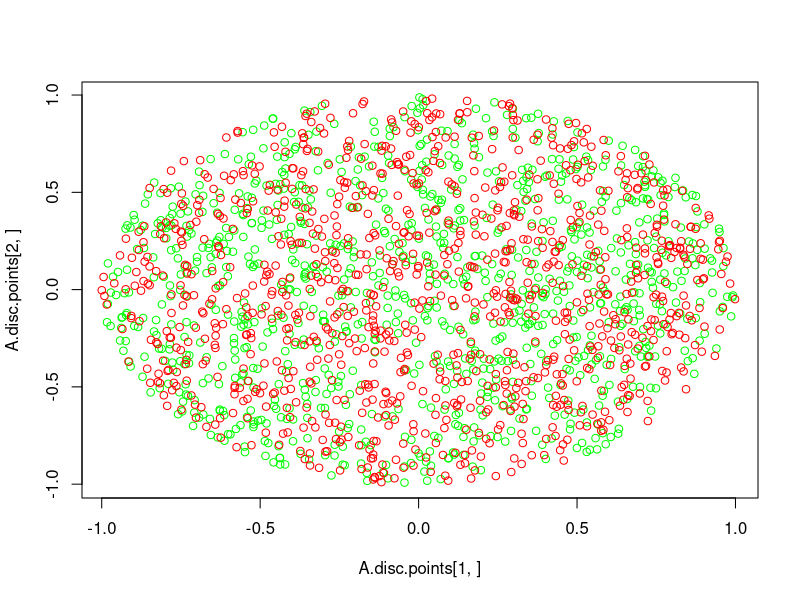
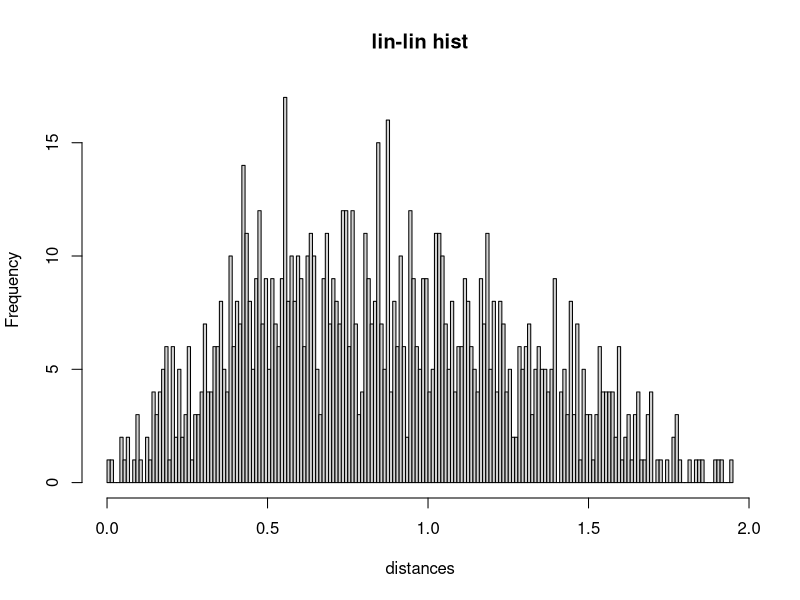
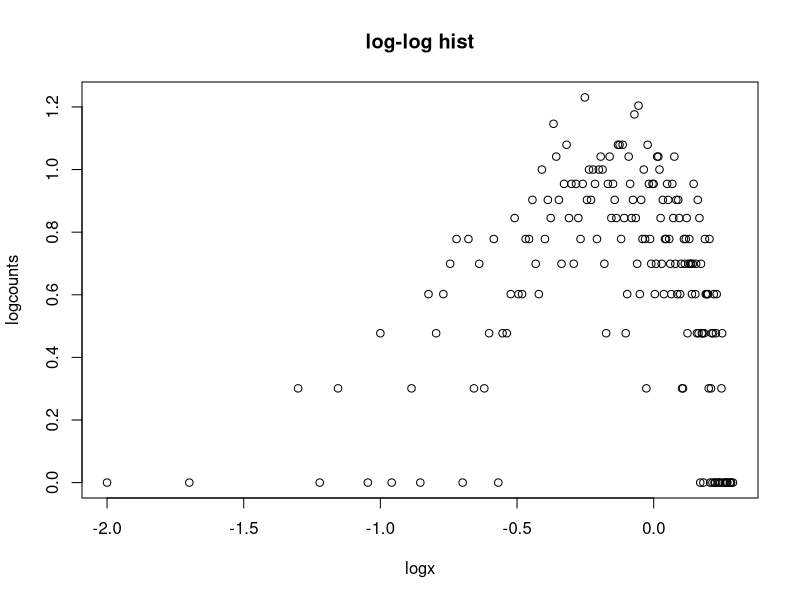
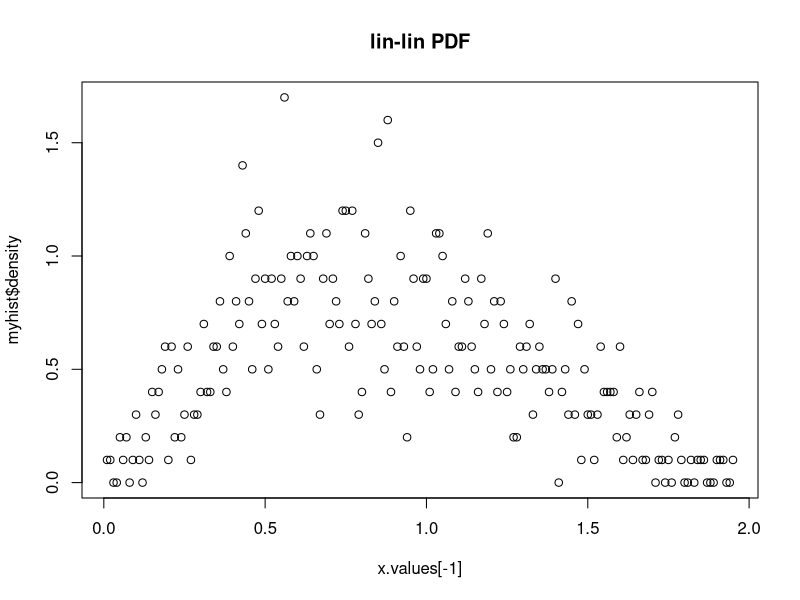
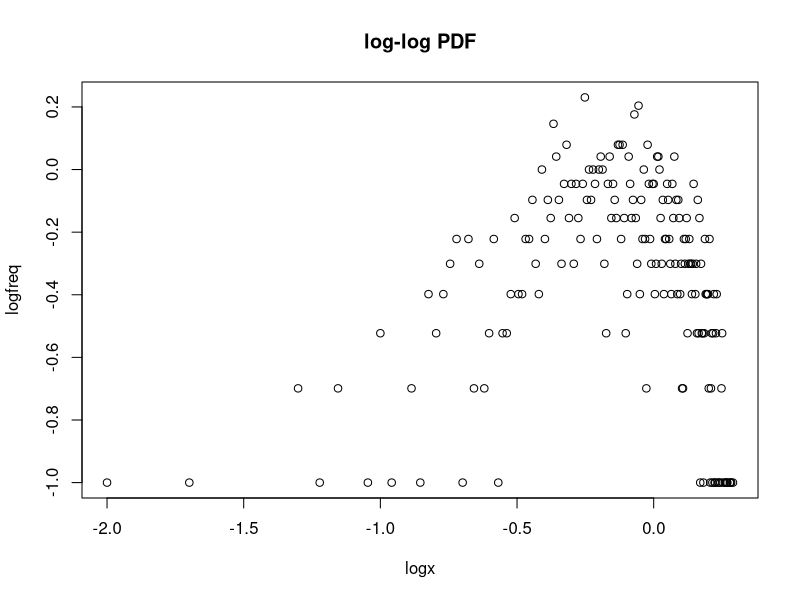
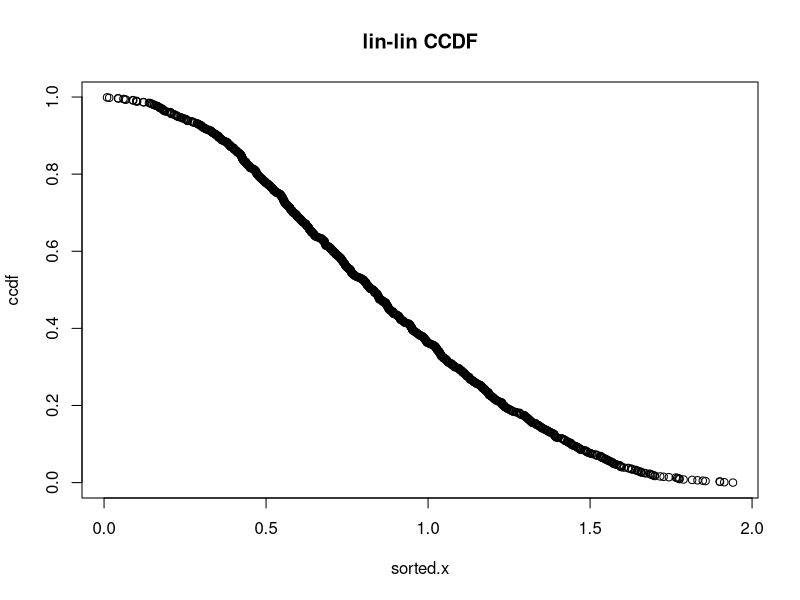
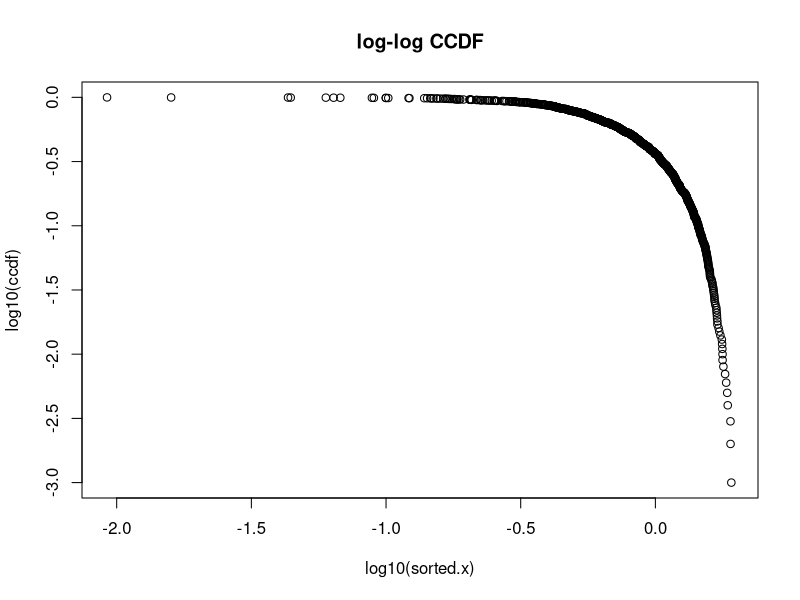

R code for these plots, in order:


# random points in circle, drawn from 2D uniform distribution

# A: generate N points in 1 x 1 box
# keep M points within circle radius 1

# B: generate N points in 1 x 1 box
# keep M points within circle radius 1

# create trips between A and B
# calculate distances

# make histogram
# plot lin-lin
# plot log-log

# make cdf
# plot lin-lin
# plot log-log


rm(list = ls())


pointsInDiscUniform <- function(N) {

  x <- c()
  y <- c()
  
  while(length(y) < N) {

    x.rand <- runif(1, -1, 1)
    y.rand <- runif(1, -1, 1)
    
    if (sqrt(x.rand^2 + y.rand^2) <= 1) {
      x <- append(x, x.rand)
      y <- append(y, y.rand)
    }
  }

  return(rbind(x,y))
}

pointsInDiscGaussian <- function(N) {

  x <- c()
  y <- c()
  
  while(length(y) < N) {

    x.rand <- rnorm(1, 0, 1)
    y.rand <- rnorm(1, 0, 1)
    
#   if (sqrt(x.rand^2 + y.rand^2) <= 1) {
    x <- append(x, x.rand)
    y <- append(y, y.rand)
#    }
  }

  return(rbind(x,y))
}


distPoints <- function(A, B) {

  distances <- c()
  
  for (i in 1:(dim(A.disc.points)[2])) {

      x.diff <- A[1,i] - B[1,i]
      y.diff <- A[2,i] - B[2,i]
      
      euclid.dist <-  sqrt(x.diff^2 + y.diff^2)
  
      distances <- append(distances, euclid.dist)
    }
  
  return(distances)
}

plot.histogram <- function(distances) {
  
  x.values <- seq(0,max(distances)+0.01,.01)
#  x.values <- seq(0,2,.01)
  myhist <- hist(distances, breaks = x.values, main="lin-lin hist")

  logx <- log10(x.values[-1])
  logcounts <- log10(myhist$counts)
  plot(logx, logcounts, main="log-log hist")
}

plot.pdf <- function(distances) {
  
  x.values <- seq(0,max(distances)+0.01,.01)
#  x.values <- seq(0,2,.01)
  myhist <- hist(distances, breaks = x.values, plot=F)

  plot(x.values[-1], myhist$density, main="lin-lin PDF")
  
  logx <- log10(x.values[-1])
  logfreq <- log10(myhist$density)
  plot(logx, logfreq, main="log-log PDF")
}

plot.ccdf <- function(distances) {
  
  sorted.x <- sort(distances)

  cdf <- c()
  ccdf <- c()

  len <- length(distances)

  for (i in 1:len) {
    cdf <- append(cdf, i/len)
    ccdf <- append(ccdf, 1 - cdf[i])
  }

  plot(sorted.x, ccdf, main="lin-lin CCDF")
  
  plot(log10(sorted.x), log10(ccdf), main="log-log CCDF")
}


# number of pairs of points (trips) 
N <- 1000

# set of A and B points in disc
A.disc.points <- pointsInDiscUniform(N)
B.disc.points <- pointsInDiscUniform(N)

# distances between A and B, pairwise
distances <-  distPoints(A.disc.points, B.disc.points)

# the A points
plot(A.disc.points[1,], A.disc.points[2,], col="green")

# the B points
points(B.disc.points[1,], B.disc.points[2,], col="red")


plot.histogram(distances)
plot.pdf(distances)
plot.ccdf(distances)

